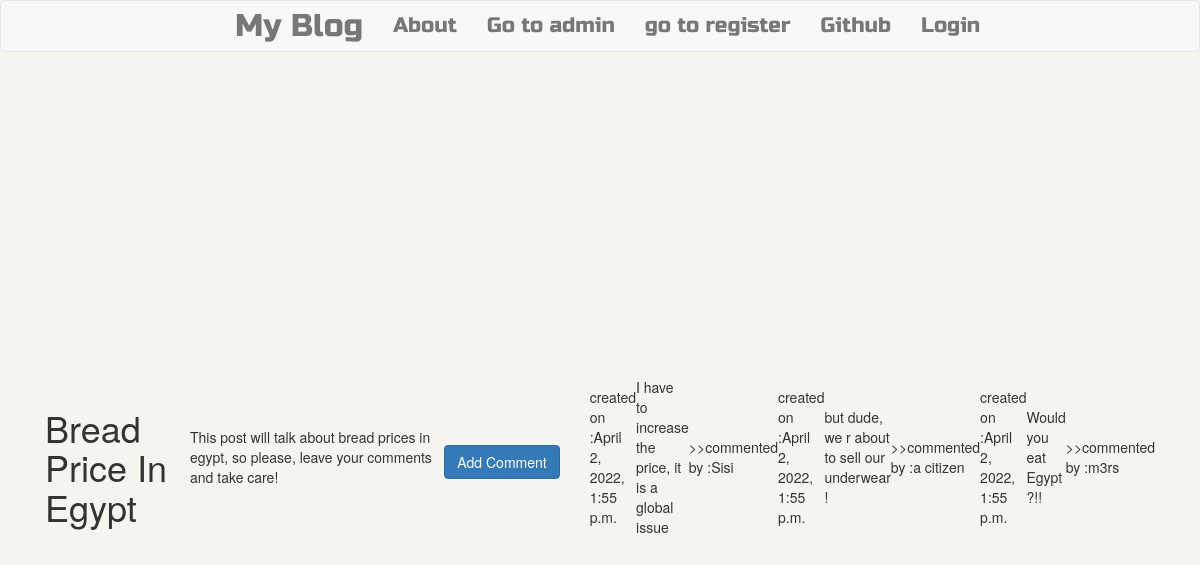
The app's page /post/4/ with its own data.
### blog/models.py (models this page shows, shortened)
class Post (models.Model):
    author=models.ForeignKey('auth.User',on_delete=models.CASCADE)
    title=models.CharField(max_length=200)
    text=models.TextField()
    create_date=models.DateTimeField(default=timezone.now)
    publish_date=models.DateTimeField(blank=True,null=True)

class Comment (models.Model):
    post=models.ForeignKey('blog.Post',related_name='comments',on_delete=models.CASCADE)
    author=models.CharField(max_length=200)
    text=models.TextField()
    create_date=models.DateTimeField(default=timezone.now())
    approved_comment=models.BooleanField(default=False)

### blog/views.py (the view)
# urls.py: url(r'^post/(?P<pk>\d+)/$',views.postdetailview.as_view(),name='postdetail'),
class postdetailview (DetailView):
    model=Post

### blog/templates/blog/post_detail.html (shortened to what this page needs)
{% extends 'blog/base.html' %}
{% block content %}
<div class="container">
  <h1>{{post.title}}</h1>
  <p class='postcontent'>{{post.text|safe|linebreaksbr}}</p>
  <a class='btn btn-primary btn-comment' href="{% url 'addcommenttopost' pk=post.pk %}">Add Comment</a>
</div>
<div class="container">
{% for comment in post.comments.all %}
<br>
{% if user.is_authenticated or comment.approved_comment %}
<p>created on :{{comment.create_date}}</p>
<p>{{comment.text|safe|linebreaksbr }}</p>
<p> >>commented by :{{comment.author|safe|linebreaksbr }}</p>
{% endif %}
{% empty %}
<p>No Comments</p>
{% endfor %}
</div>
{% endblock %}

### blog/templates/blog/base.html (shortened to what this page needs)
<!DOCTYPE html>
{% load staticfiles %}
<html lang="en" dir="ltr">
  <head>
<link rel="stylesheet" href="https://maxcdn.bootstrapcdn.com/bootstrap/3.3.7/css/bootstrap.min.css"
<script src="//cdn.jsdelivr.net/npm/medium-editor@latest/dist/js/medium-editor.min.js"></script>
<link rel="stylesheet" href="//cdn.jsdelivr.net/npm/medium-editor@latest/dist/css/medium-editor.min.css" type="text/css" media="screen" charset="utf-8">
<link rel="stylesheet" href="{% static 'css/blog.css' %}">
  </head>
  <body>
    <nav class='navbar navbar-default techfont custom-navbar '  >
      <div class="container">
        <ul class= 'nav navbar-nav'>
          <li> <a class='navbar-brand bigbrand' href="{% url 'postlist' %}">My Blog</a> </li>
          <li><a href="{% url 'about' %}">About</a></li>
          <li><a class="navbar-link" href="{% url 'admin:index' %}">Go to admin</a></li>
          <li><a class="navbar-link" href="{% url 'register' %}">go to register</a></li>
          <li><a href="https://www.github.com">Github</a> </li>
        </ul>
        <ul class='nav navbar-nav navbar-right'>
          {% if user.is_authenticated %}
          <li><a href="{% url 'postnew' %}">New Post</a> </li>
          <li><a href="{% url 'logout' %}">Log Out</a> </li>
          <li><a>Welcome: {{user.username}}</a> </li>
          {% else %}
          <li><a class='nav navbar-right' href="{% url 'login' %}">Login</a> </li>
          {% endif %}
        </ul>
      </div>
    </nav>
    <div class="content container">
      {% block content %}
      {% endblock %}
    </div>
  </body>
</html>

### blog/static/css/blog.css (style rules this page uses)
.techfont { font-family:'Russo One' ,sans-serif; font-size: 1.5em; margin-bottom: 10px; }
.bigbrand { font-size:1.5em; }
body, html { height: 100%; background: #F6F4EE; }
.container { display: flex; align-items: center; justify-content: center; height: 100%; }

### records on screen
Post: title "Bread Price In Egypt", text "This post will talk about bread prices in egypt, so please, leave your comments and take care!"
Comment: create_date "April 2, 2022, 1:55 p.m.", text "I have to increase the price, it is a global issue", author "Sisi"
Comment: create_date "April 2, 2022, 1:55 p.m.", text "but dude, we r about to sell our underwear !", author "a citizen"
Comment: create_date "April 2, 2022, 1:55 p.m.", text "Would you eat Egypt ?!!", author "m3rs"
